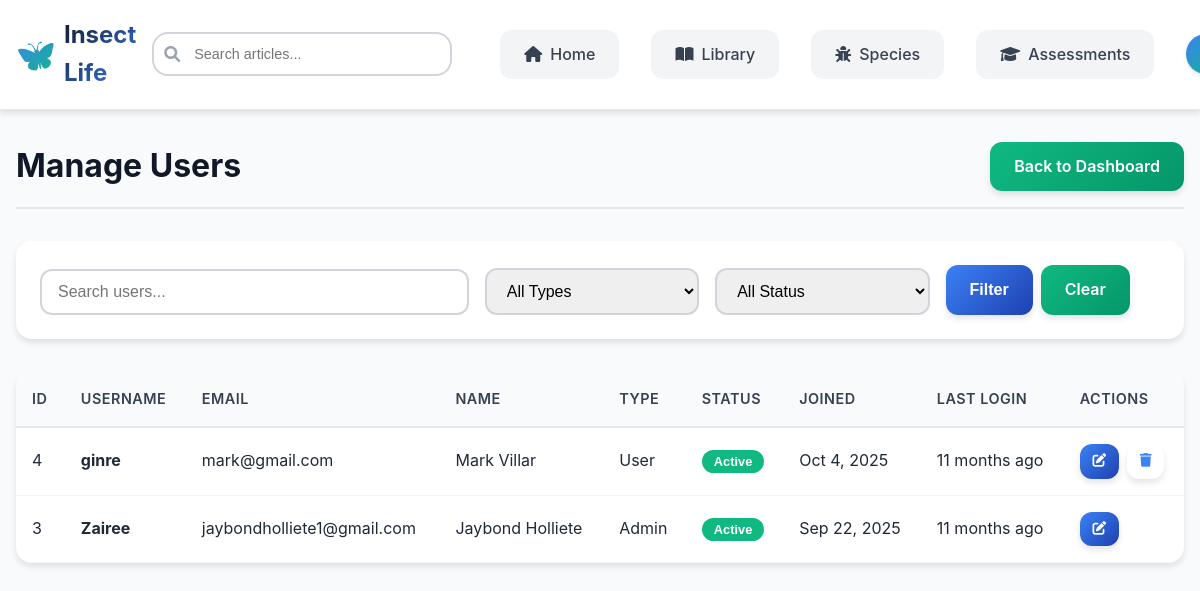
/admin/users.php (signed in), run on the app's committed database.
### tables this page shows
CREATE TABLE `users` (
  `id` int(11) NOT NULL,
  `username` varchar(50) NOT NULL,
  `email` varchar(100) NOT NULL,
  `password_hash` varchar(255) NOT NULL,
  `first_name` varchar(50) NOT NULL,
  `last_name` varchar(50) NOT NULL,
  `profile_image` varchar(255) DEFAULT NULL,
  `experience_level` enum('beginner','intermediate','advanced','expert') DEFAULT 'beginner',
  `user_type` enum('user','admin','moderator') DEFAULT 'user',
  `is_active` tinyint(1) DEFAULT 1,
  `email_verified` tinyint(1) DEFAULT 0,
  `email_verification_token` varchar(100) DEFAULT NULL,
  `password_reset_token` varchar(100) DEFAULT NULL,
  `password_reset_expires` datetime DEFAULT NULL,
  `newsletter_subscribed` tinyint(1) DEFAULT 0,
  `equipped_badge_id` int(11) DEFAULT NULL,
  `preferences` longtext DEFAULT NULL CHECK (json_valid(`preferences`)),
  `last_login` datetime DEFAULT NULL,
  `created_at` timestamp NOT NULL DEFAULT current_timestamp(),
  `updated_at` timestamp NOT NULL DEFAULT current_timestamp() ON UPDATE current_timestamp()
);

### config.php (called while the page is built, shortened)
<?php
function formatTimeAgo($datetime) {
    $time = time() - strtotime($datetime);
    return floor($time/2592000) . ' months ago';
}

### admin/users.php (the view, shortened to what this page needs)
<?php
require_once '../config.php';
$search = isset($_GET['search']) ? sanitizeInput($_GET['search']) : '';
$page = isset($_GET['page']) ? max(1, intval($_GET['page'])) : 1;
$per_page = 20;
try {
    $pdo = getDBConnection();
    $where_conditions = [];
    $where_clause = !empty($where_conditions) ? 'WHERE ' . implode(' AND ', $where_conditions) : '';
    $offset = ($page - 1) * $per_page;
    $query = "SELECT * FROM users $where_clause ORDER BY created_at DESC LIMIT :limit OFFSET :offset";
    $stmt = $pdo->prepare($query);
    $stmt->bindValue(':limit', $per_page, PDO::PARAM_INT);
    $stmt->bindValue(':offset', $offset, PDO::PARAM_INT);
    $stmt->execute();
    $users = $stmt->fetchAll();
} catch (Exception $e) {
    error_log("Users admin error: " . $e->getMessage());
    $users = [];
    $total_users = 0;
    $total_pages = 0;
}
include 'includes/header.php';
?>
<link rel="stylesheet" href="../assets/css/main.css">
<link rel="stylesheet" href="../assets/css/header.css">
<link rel="stylesheet" href="../assets/css/admin.css">
<div class="admin-container">
    <div class="page-header">
        <h1>Manage Users</h1>
        <a href="index.php" class="btn btn-secondary">Back to Dashboard</a>
    </div>
    <div class="filters-section">
        <form method="GET">
            <div class="filters-grid">
                <input type="text" name="search" class="form-control" placeholder="Search users..." value="<?php echo htmlspecialchars($search); ?>">
                <select name="type" class="form-control">
                    <option value="">All Types</option>
                </select>
                <select name="status" class="form-control">
                    <option value="">All Status</option>
                </select>
                <div style="display: flex; gap: 0.5rem;">
                    <button type="submit" class="btn btn-primary">Filter</button>
                    <a href="users.php" class="btn btn-secondary">Clear</a>
                </div>
            </div>
        </form>
    </div>
    <div class="table-container">
        <table class="data-table">
            <thead>
                <tr>
                    <th>ID</th>
                    <th>Username</th>
                    <th>Email</th>
                    <th>Name</th>
                    <th>Type</th>
                    <th>Status</th>
                    <th>Joined</th>
                    <th>Last Login</th>
                    <th>Actions</th>
                </tr>
            </thead>
            <tbody>
                <?php if (empty($users)): ?>
                    <tr>
                        <td colspan="9" style="text-align: center; padding: 3rem;">No users found.</td>
                    </tr>
                <?php else: ?>
                    <?php foreach ($users as $user): ?>
                        <tr>
                            <td><?php echo $user['id']; ?></td>
                            <td><strong><?php echo htmlspecialchars($user['username']); ?></strong></td>
                            <td><?php echo htmlspecialchars($user['email']); ?></td>
                            <td><?php echo htmlspecialchars($user['first_name'] . ' ' . $user['last_name']); ?></td>
                            <td><?php echo ucfirst($user['user_type']); ?></td>
                            <td>
                                <form method="POST" style="display: inline;">
                                    <button type="submit" name="toggle_status" class="status-badge <?php echo $user['is_active'] ? 'status-active' : 'status-inactive'; ?>" style="border: none; cursor: pointer;">
                                        <?php echo $user['is_active'] ? 'Active' : 'Inactive'; ?>
                                    </button>
                                </form>
                            </td>
                            <td><?php echo date('M j, Y', strtotime($user['created_at'])); ?></td>
                            <td><?php echo $user['last_login'] ? formatTimeAgo($user['last_login']) : 'Never'; ?></td>
                            <td>
                                <div class="action-btns">
                                    <a href="user-edit.php?id=<?php echo $user['id']; ?>" class="btn btn-sm btn-primary" title="Edit">
                                        <i class="fas fa-edit"></i>
                                    </a>
                                    <?php if ($user['id'] != $_SESSION['user_id']): ?>
                                        <a href="?delete=<?php echo $user['id']; ?>&confirm=1" class="btn btn-sm btn-danger" onclick="return confirm('Delete this user?')" title="Delete">
                                            <i class="fas fa-trash"></i>
                                        </a>
                                    <?php endif; ?>
                                </div>
                            </td>
                        </tr>
                    <?php endforeach; ?>
                <?php endif; ?>
            </tbody>
        </table>
    </div>
</div>

### assets/css/main.css (style rules this page uses)
:root { --primary-blue-dark: #1e40af; --primary-blue: #3b82f6; --primary-blue-light: #60a5fa; --secondary-green-dark: #059669; --secondary-green: #10b981; --secondary-green-light: #34d399; --accent-yellow: #fbbf24; --accent-orange: #fb923c; --accent-brown: #92400e; --white: #ffffff; --gray-50: #f9fafb; --gray-100: #f3f4f6; --gray-200: #e5e7eb; --gray-300: #d1d5db; --gray-400: #9ca3af; --gray-500: #6b7280; --gray-600: #4b5563; --gray-700: #374151; --gray-800: #1f2937; --gray-900: #111827; --font-family-primary: 'Inter', 'Segoe UI', Tahoma, Geneva, Verdana, sans-serif; --font-family-secondary: 'Open Sans', Arial, sans-serif; --container-max-width: 1200px; --section-padding: 4rem 2rem; --card-padding: 2rem; --border-radius-sm: 8px; --border-radius-md: 12px; --border-radius-lg: 16px; --border-radius-xl: 20px; --shadow-sm: 0 2px 4px rgba(0, 0, 0, 0.1); --shadow-md: 0 4px 6px rgba(0, 0, 0, 0.1); --shadow-lg: 0 10px 15px rgba(0, 0, 0, 0.1); --shadow-xl: 0 20px 25px rgba(0, 0, 0, 0.15); --transition-fast: 0.2s ease; --transition-normal: 0.3s ease; --transition-slow: 0.5s ease; }
* { margin: 0; padding: 0; box-sizing: border-box; }
html { scroll-behavior: smooth; font-size: 16px; }
body { font-family: var(--font-family-primary); line-height: 1.6; color: var(--gray-800); background: linear-gradient(135deg, var(--primary-blue-light) 0%, var(--secondary-green-light) 100%); min-height: 100vh; }
h1, h2, h3, h4, h5, h6 { font-weight: 700; line-height: 1.2; margin-bottom: 1rem; color: var(--gray-900); }
h1 { font-size: 3rem; }
a { color: var(--primary-blue); text-decoration: none; transition: color var(--transition-fast); }
.btn { display: inline-block; padding: 0.75rem 1.5rem; font-size: 1rem; font-weight: 600; text-align: center; text-decoration: none; border: none; border-radius: var(--border-radius-md); cursor: pointer; transition: all var(--transition-fast); box-shadow: var(--shadow-md); }
.btn-primary { background: linear-gradient(135deg, var(--primary-blue) 0%, var(--primary-blue-dark) 100%); color: var(--white); }
.btn-secondary { background: linear-gradient(135deg, var(--secondary-green) 0%, var(--secondary-green-dark) 100%); color: var(--white); }
.form-control { width: 100%; padding: 0.75rem 1rem; border: 2px solid var(--gray-300); border-radius: var(--border-radius-md); font-size: 1rem; transition: border-color var(--transition-fast); }

### assets/css/admin.css (style rules this page uses)
body { background: var(--gray-50) !important; min-height: 100vh; padding-top: 0 !important; }
.admin-container { max-width: 1400px; margin: 0 auto; padding: 2rem 1rem; }
.page-header { display: flex; justify-content: space-between; align-items: center; margin-bottom: 2rem; padding-bottom: 1rem; border-bottom: 2px solid var(--gray-200); }
.page-header h1 { color: var(--gray-900); margin-bottom: 0; font-size: 2rem; }
.filters-section { background: white; padding: 1.5rem; border-radius: var(--border-radius-lg); box-shadow: var(--shadow-md); margin-bottom: 2rem; }
.filters-grid { display: grid; grid-template-columns: 2fr 1fr 1fr 1fr; gap: 1rem; align-items: end; }
.table-container { background: white; border-radius: var(--border-radius-lg); box-shadow: var(--shadow-md); overflow: hidden; }
.data-table { width: 100%; border-collapse: collapse; }
.data-table thead { background: var(--gray-50); }
.data-table th { padding: 1rem; text-align: left; font-weight: 600; color: var(--gray-700); border-bottom: 2px solid var(--gray-200); white-space: nowrap; font-size: 0.9rem; text-transform: uppercase; letter-spacing: 0.5px; }
.data-table td { padding: 1rem; border-bottom: 1px solid var(--gray-100); vertical-align: middle; }
.data-table tbody tr { transition: background-color var(--transition-fast); }
.action-btns, .badge-actions, .comment-actions { display: flex; gap: 0.5rem; flex-wrap: wrap; }
.btn-sm { padding: 0.4rem 0.8rem; font-size: 0.85rem; }
.status-badge { padding: 0.25rem 0.75rem; border-radius: 12px; font-size: 0.8rem; font-weight: 600; border: none; cursor: pointer; transition: all var(--transition-fast); }
.status-active, .status-approved { background: var(--secondary-green); color: white; }

### data on the page
users: id "4", username "ginre", email "mark@gmail.com", first_name+last_name "Mark Villar", user_type "User", is_active "Active", created_at "Oct 4, 2025", last_login "11 months ago"
users: id "3", username "Zairee", email "jaybondholliete1@gmail.com", first_name+last_name "Jaybond Holliete", user_type "Admin", is_active "Active", created_at "Sep 22, 2025", last_login "11 months ago"
